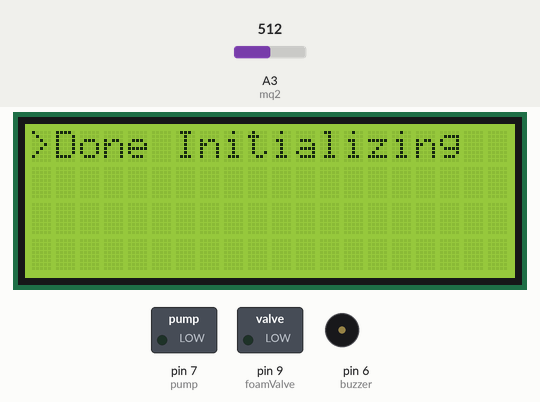
A sketch run on a simulated Arduino Uno, built with avr-gcc and run on an emulated ATmega328P. Parts: 20×4 character LCD, switched loads named in the sketch (green lamp = pin HIGH), buzzer (waves = sounding). The inputs (shaded band) are chosen by the test bench; at power-on: A3 (mq2) = 512. The modem is registered and sends nothing unless stated.

Above: at 1.2 s.
4.4 s: A3 (mq2) set to 414
At 5.8 s:
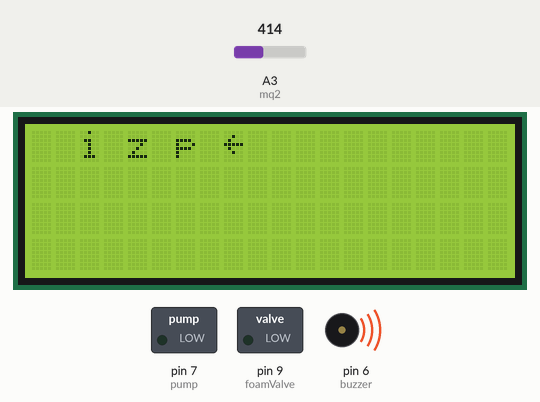
6.8 s: A3 (mq2) set to 392
At 7.5 s:
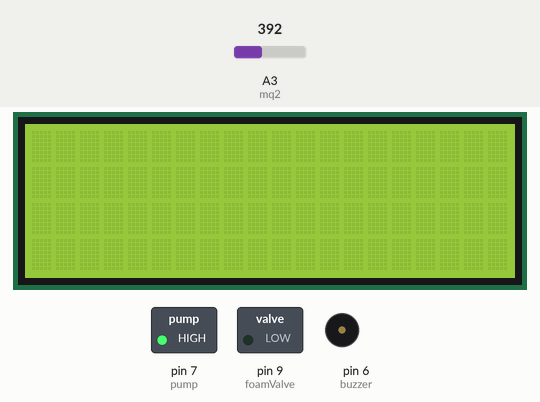
9.8 s: A3 (mq2) set to 410
At 11.3 s:
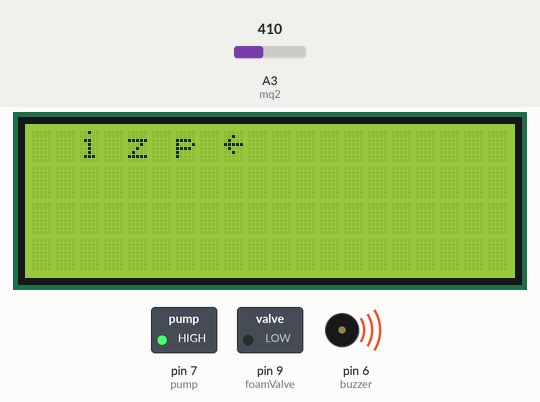
12.8 s: A3 (mq2) set to 209
At 13.8 s:
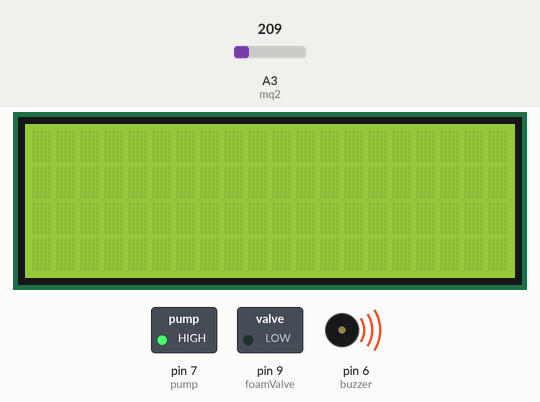
15.8 s: A3 (mq2) set to 185
At 17.2 s:
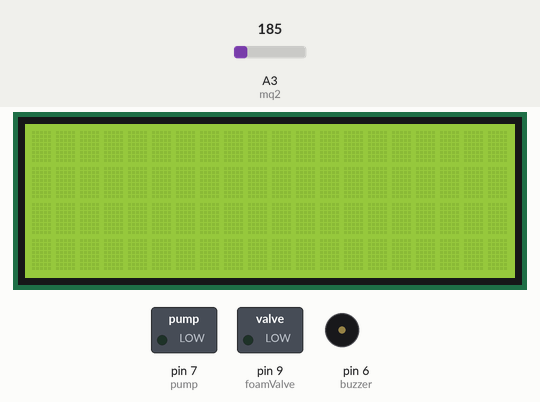
18.8 s: A3 (mq2) set to 90
At 20.1 s:
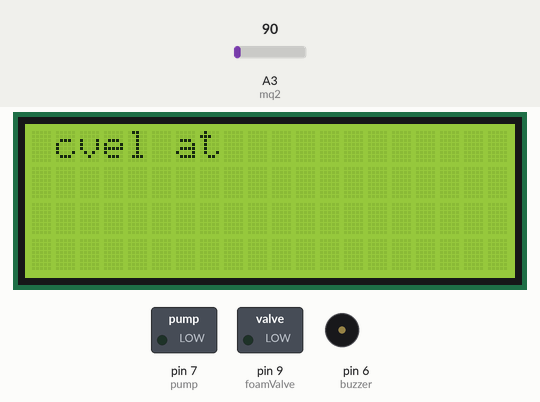
Timing chart, 0 to 21.8 s (numbered marks = the images above; inputs shaded):
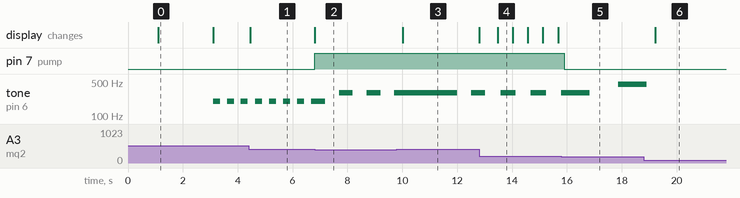

Measured:
- the behaviour switches between 400 and 399 on A3 (mq2) (found by bisection; images 1 and 2)
- the behaviour switches between 200 and 199 on A3 (mq2) (found by bisection; images 4 and 5)
- after the input at 4.4 s, the display: changes after 0.06 s (image 1)
- after the input at 6.8 s, pin 7 (pump): LOW → HIGH at once; tone on pin 6 (buzzer): alternates 300 Hz for 0.50 s and silent for 0.50 s, starting after 0.39 s; the display: changes at once (image 2)
- after the input at 9.8 s, the display: changes after 0.21 s (image 3)
- after the input at 12.8 s, the display: changes at once (image 4)
- after the input at 15.8 s, pin 7 (pump): HIGH → LOW after 0.10 s
- after the input at 18.8 s, tone on pin 6 (buzzer): goes on until 18.9 s, then stays silent; the display: changes after 0.42 s (image 6)

The sketch:

main.ino
```cpp
/* Batanai Rujeko Sigauke
 * fire prevention system
 * scan for i2c devices (lcd)
 * check gsm lib rx and tx (10,11)
*/

//Project libraries
#include <LiquidCrystal_I2C.h>
#include <Sim800l.h>
#include <SoftwareSerial.h>

// PIN CONFIGURATION FOR THE HARDWARE
#define mq2 A3
#define buzzer 6
#define waterValve 8
#define foamValve 9
#define pump 7

//gsm module global parameters
#define Tx 11
#define Rx 10
char* text;
char* number = "+263776197932";
Sim800l Sim800l;

// lcd object construction
LiquidCrystal_I2C lcd(0x27,20,4);

// other program global Parameters
int gasThres3 = 400;
int gasThres2 = 200;
int gasThres1 = 100;
int gasPv = 0;
long prevTime = 0;
long prevTimeBuzzer = 0;
int interval = 1000;
bool buzzerTone1 = false;
bool buzzerTone2 = false;
bool buzzerTone3 = false;
bool buzzerState = LOW;

void setup(){
  // hardware and libraries setup
  // routine runs once on arduino start-up
  lcd.init();
  lcd.backlight();
  lcd.clear();
  lcd.print(">System Initializing");
  Sim800l.begin();
  delay(500);
  pinMode(buzzer, OUTPUT);
  pinMode(foamValve, OUTPUT);
  pinMode(pump, OUTPUT);
  lcd.clear();
  lcd.print(">Done Initializing");
  delay(2000);
}


void loop(){
  showPv(); // this function show the realtime gas levels on the lcd
  if(analogRead(mq2) > gasThres1 && analogRead(mq2) < gasThres2){
    digitalWrite(pump,LOW);
    digitalWrite(waterValve,LOW);
    buzzerTone1 = true;
    //send notifacation after every 10minutes
    if(millis() - prevTime > 10000UL){
      text="Gas level at " + analogRead(mq2);
    	Sim800l.sendSms(number,text);
      prevTime = millis();
    }
  }else if (analogRead(mq2) > gasThres2 && analogRead(mq2) < gasThres3){
    buzzerTone2 = true;
    //send notifacation after every 10minutes
    if(millis() - prevTime > 10000UL){
      text="Gas level at " + analogRead(mq2);
    	Sim800l.sendSms(number,text);
      prevTime = millis();
    }
    digitalWrite(pump,HIGH);
    digitalWrite(waterValve,HIGH);
  }else if (analogRead(mq2) > gasThres3){
    buzzerTone3 = true;
    //send notifacation after every 10minutes
    if(millis() - prevTime > 10000UL){
      text="Gas level at " + analogRead(mq2);
    	Sim800l.sendSms(number,text);
      prevTime = millis();
      digitalWrite(pump,HIGH);
      digitalWrite(waterValve,HIGH);
    }
  }else{}
  if(buzzerTone1){
    alarm(1000,450);

  }else if (buzzerTone2){
    alarm(500,300);

  }else if(buzzerTone3) {
    alarm(250,200);
  }
  resetBuzzer();
}

void alarm(int buzzerDelay,int buzzerFreq){
  if(millis() - prevTimeBuzzer > buzzerDelay){
    if(buzzerState == LOW){
      buzzerState = HIGH;
      tone(buzzer,buzzerFreq);
    }else{
      buzzerState=LOW;
      noTone(buzzer);
    }
    prevTimeBuzzer = millis();
  }
}

void showPv(){
  lcd.clear();
  gasPv = analogRead(mq2); // get gas level
  lcd.print("Gas Value " + gasPv);
  gasPv = map(gasPv,0,1023,0,100);
  lcd.setCursor(2,0);
  lcd.print(gasPv + "%");
}

void resetBuzzer(){
  if(analogRead(mq2)<gasThres3){
    buzzerTone3 = false;
  }
  if (analogRead(mq2)<gasThres2){
    buzzerTone2 = false;
  }
  if (analogRead(mq2)<gasThres1){
    buzzerTone1 = false;
  }
}
```
